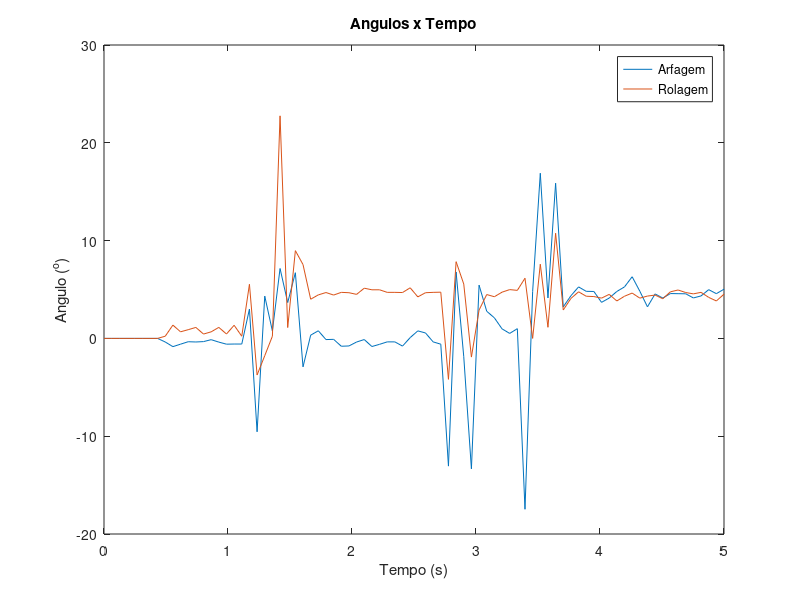
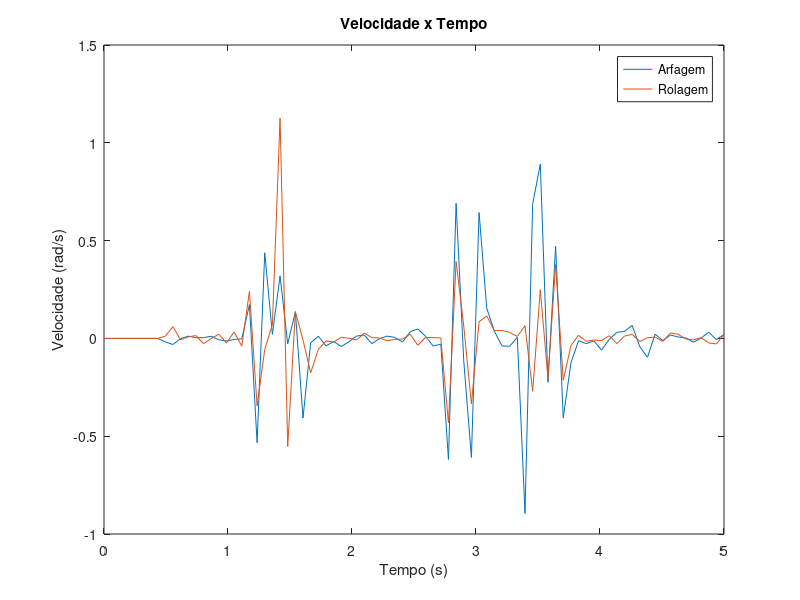

These figures' MATLAB source, in order:
clear
load('data.mat');
size = num2str(pitch_angle_size-1);
tsim = 5;
eval(['pitch_angle' '=' 'pitch_angle_0_' num2str(size)]);
eval(['roll_angle' '=' 'roll_angle_0_' num2str(size)]);
eval(['pitch_speed' '=' 'pitch_speed_0_' num2str(size)]);
eval(['roll_speed' '=' 'roll_speed_0_' num2str(size)]);

t = (0:length(pitch_angle)-1)*tsim/(length(pitch_angle)-1);
plot(t,pitch_angle);
hold on
plot(t,roll_angle);
legend('Arfagem','Rolagem');
title('Angulos x Tempo');
xlabel('Tempo (s)');
ylabel('Angulo (^o)');

figure

plot(t,pitch_speed);
hold on
plot(t,roll_speed);
legend('Arfagem','Rolagem');
title('Velocidade x Tempo');
xlabel('Tempo (s)');
ylabel('Velocidade (rad/s)');
